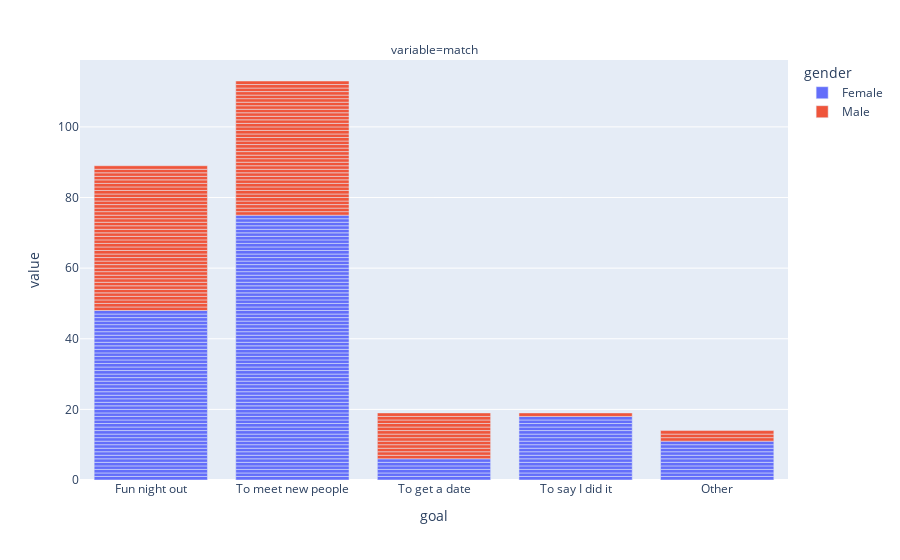

Notebook source saved alongside this figure:
### Code cell
fig = px.bar(dating_less35years[dating_less35years['match']==1], x="goal", y=["match"], facet_col="variable", color="gender")
fig.show()

#On constate que les personnes recherchant à rencontrer de nouvelles personnes ou à s'amuser matchent plus facilement que
#les autres types de relations

### Figure 1 — Plotly figure (JSON) as saved in the notebook; plotly's stock layout.template omitted (floating-point values rounded to 4 significant figures; data arrays with more than 128 entries replaced by an {"elided": "..."} marker saying what was removed)
{"data": [{"alignmentgroup": "True", "hovertemplate": "gender=Female<br>variable=match<br>goal=%{x}<br>value=%{y}<extra></extra>", "legendgroup": "Female", "marker": {"color": "#636efa", "pattern": {"shape": ""}}, "name": "Female", "offsetgroup": "Female", "orientation": "v", "showlegend": true, "textposition": "auto", "type": "bar", "x": {"elided": "158 str values"}, "xaxis": "x", "y": {"elided": "158 int values"}, "yaxis": "y"}, {"alignmentgroup": "True", "hovertemplate": "gender=Male<br>variable=match<br>goal=%{x}<br>value=%{y}<extra></extra>", "legendgroup": "Male", "marker": {"color": "#EF553B", "pattern": {"shape": ""}}, "name": "Male", "offsetgroup": "Male", "orientation": "v", "showlegend": true, "textposition": "auto", "type": "bar", "x": ["To meet new people", "Fun night out", "Fun night out", "Fun night out", "To get a date", "To get a date", "To get a date", "To get a date", "To get a date", "To get a date", "To meet new people", "To meet new people", "To meet new people", "To meet new people", "To meet new people", "Fun night out", "Fun night out", "Fun night out", "Fun night out", "To get a date", "To get a date", "To get a date", "To get a date", "Fun night out", "Fun night out", "Fun night out", "Fun night out", "Fun night out", "Fun night out", "Fun night out", "Fun night out", "To meet new people", "To meet new people", "To meet new people", "To meet new people", "To meet new people", "Other", "Other", "Other", "Fun night out", "Fun night out", "Fun night out", "Fun night out", "Fun night out", "Fun night out", "Fun night out", "Fun night out", "To meet new people", "To meet new people", "To meet new people", "To meet new people", "To meet new people", "To meet new people", "To meet new people", "To meet new people", "To meet new people", "To meet new people", "To meet new people", "To meet new people", "To meet new people", "To meet new people", "To get a date", "To meet new people", "To meet new people", "To meet new people", "To meet new people", "To meet new people", "To get a date", "To get a date", "To meet new people", "To meet new people", "Fun night out", "Fun night out", "Fun night out", "To meet new people", "To meet new people", "To meet new people", "To meet new people", "To meet new people", "To meet new people", "To say I did it", "Fun night out", "Fun night out", "Fun night out", "Fun night out", "Fun night out", "Fun night out", "Fun night out", "Fun night out", "Fun night out", "Fun night out", "Fun night out", "Fun night out", "Fun night out", "Fun night out", "Fun night out"], "xaxis": "x", "y": [1, 1, 1, 1, 1, 1, 1, 1, 1, 1, 1, 1, 1, 1, 1, 1, 1, 1, 1, 1, 1, 1, 1, 1, 1, 1, 1, 1, 1, 1, 1, 1, 1, 1, 1, 1, 1, 1, 1, 1, 1, 1, 1, 1, 1, 1, 1, 1, 1, 1, 1, 1, 1, 1, 1, 1, 1, 1, 1, 1, 1, 1, 1, 1, 1, 1, 1, 1, 1, 1, 1, 1, 1, 1, 1, 1, 1, 1, 1, 1, 1, 1, 1, 1, 1, 1, 1, 1, 1, 1, 1, 1, 1, 1, 1, 1], "yaxis": "y"}], "layout": {"annotations": [{"font": {}, "showarrow": false, "text": "variable=match", "x": 0.5, "xanchor": "center", "xref": "paper", "y": 1, "yanchor": "bottom", "yref": "paper"}], "barmode": "relative", "legend": {"title": {"text": "gender"}, "tracegroupgap": 0}, "margin": {"t": 60}, "xaxis": {"anchor": "y", "domain": [0, 1], "title": {"text": "goal"}}, "yaxis": {"anchor": "x", "domain": [0, 1], "title": {"text": "value"}}}}
